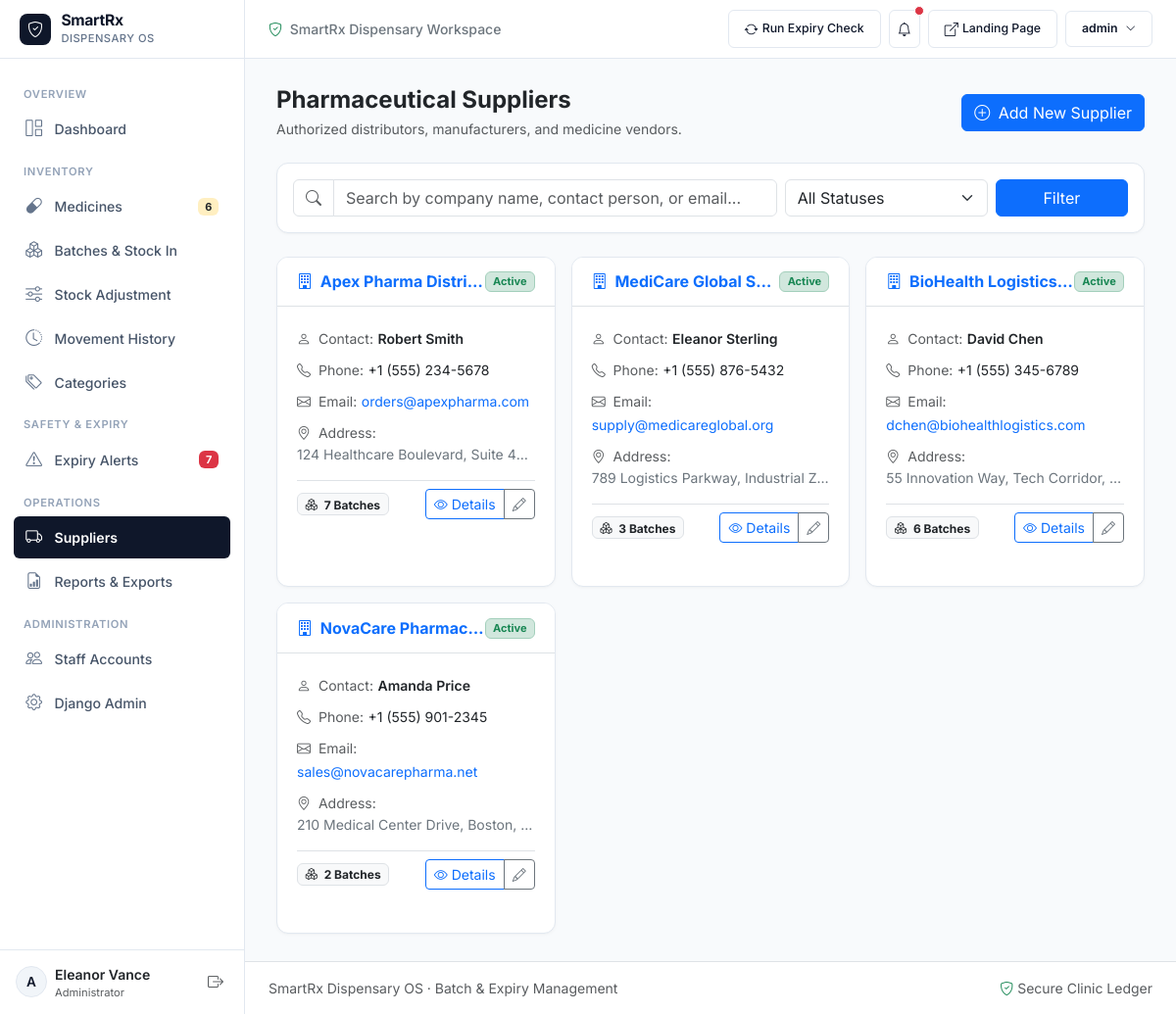
/suppliers/ (signed in), run on the app's committed database.
### accounts/models.py (models this page shows, shortened)
class User(AbstractUser):
    class Role(models.TextChoices):
        ADMIN = 'ADMIN', 'Administrator'
        STAFF = 'STAFF', 'Pharmacy Staff'
    role = models.CharField(
        max_length=10,
        choices=Role.choices,
        default=Role.STAFF,
        help_text="Designates user role and permissions in the pharmacy system."
    )
    phone_number = models.CharField(max_length=20, blank=True, null=True)
    qualification = models.CharField(max_length=100, blank=True, null=True, help_text="e.g. Pharm.D, B.Pharm, Pharmacist Assistant")
    is_active_staff = models.BooleanField(default=True, help_text="Designates whether this staff member is active.")
    created_at = models.DateTimeField(auto_now_add=True)
    updated_at = models.DateTimeField(auto_now=True)
    def is_staff_user(self):
        return self.role in [self.Role.STAFF, self.Role.ADMIN] or self.is_superuser

### suppliers/models.py (models this page shows, shortened)
class Supplier(models.Model):
    name = models.CharField(max_length=150, help_text="Contact person name")
    company_name = models.CharField(max_length=200, help_text="Pharmaceutical supply/distribution company")
    contact_number = models.CharField(max_length=30)
    email = models.EmailField(max_length=254)
    address = models.TextField(help_text="Office/Warehouse physical address")
    notes = models.TextField(blank=True, null=True, help_text="Optional remarks, terms, or delivery notes")
    is_active = models.BooleanField(default=True)
    created_at = models.DateTimeField(auto_now_add=True)
    updated_at = models.DateTimeField(auto_now=True)
    class Meta:
        ordering = ['company_name']
        verbose_name = 'Supplier'
        verbose_name_plural = 'Suppliers'

### suppliers/views.py (the view, shortened to what this page needs)
# urls.py: path('', views.supplier_list_view, name='supplier_list'),
@staff_or_admin_required
def supplier_list_view(request):
    query = request.GET.get('q', '').strip()
    status_filter = request.GET.get('status', 'all')
    suppliers = Supplier.objects.annotate(
        batches_total=Count('batches')
    )
    if status_filter == 'active':
        suppliers = suppliers.filter(is_active=True)
    elif status_filter == 'inactive':
        suppliers = suppliers.filter(is_active=False)
    return render(request, 'suppliers/supplier_list.html', {
        'suppliers': suppliers,
        'query': query,
        'status_filter': status_filter,
        'total_count': suppliers.count(),
    })

### templates/suppliers/supplier_list.html (shortened to what this page needs)
{% extends 'base.html' %}
{% block content %}
<div class="d-flex justify-content-between align-items-center mb-4 flex-wrap gap-2">
    <div>
        <h4 class="fw-bold mb-1 text-dark">Pharmaceutical Suppliers</h4>
        <p class="text-muted small mb-0">Authorized distributors, manufacturers, and medicine vendors.</p>
    </div>
    {% if request.user.role == 'ADMIN' or request.user.is_superuser %}
    <a href="{% url 'supplier_create' %}" class="btn btn-primary">
        <i class="bi bi-plus-circle me-1"></i> Add New Supplier
    </a>
    {% endif %}
</div>
<div class="pharmacy-card p-3 mb-4">
    <form method="GET" class="row g-2 align-items-center">
        <div class="col-md-7">
            <div class="input-group">
                <span class="input-group-text bg-white"><i class="bi bi-search text-muted"></i></span>
                <input type="text" name="q" value="{{ query }}" class="form-control" placeholder="Search by company name, contact person, or email...">
            </div>
        </div>
        <div class="col-md-3">
            <select name="status" class="form-select">
                <option value="all" {% if status_filter == 'all' %}selected{% endif %}>All Statuses</option>
            </select>
        </div>
        <div class="col-md-2 d-flex gap-2">
            <button type="submit" class="btn btn-primary w-100">Filter</button>
        </div>
    </form>
</div>
<div class="row g-3">
    {% for supplier in suppliers %}
    <div class="col-lg-4 col-md-6">
        <div class="pharmacy-card h-100 d-flex flex-column">
            <div class="card-header bg-white border-bottom d-flex justify-content-between align-items-center">
                <h6 class="fw-bold text-primary mb-0 text-truncate" title="{{ supplier.company_name }}">
                    <i class="bi bi-building me-1"></i> {{ supplier.company_name }}
                </h6>
                {% if supplier.is_active %}
                <span class="badge bg-success-subtle text-success border border-success-subtle">Active</span>
                {% else %}
                <span class="badge bg-secondary-subtle text-secondary border border-secondary-subtle">Inactive</span>
                {% endif %}
            </div>
            <div class="card-body flex-grow-1">
                <div class="mb-2">
                    <span class="text-muted small"><i class="bi bi-person me-1"></i> Contact:</span>
                    <span class="fw-semibold small text-dark">{{ supplier.name }}</span>
                </div>
                <div class="mb-2">
                    <span class="text-muted small"><i class="bi bi-telephone me-1"></i> Phone:</span>
                    <span class="small text-dark">{{ supplier.contact_number }}</span>
                </div>
                <div class="mb-2">
                    <span class="text-muted small"><i class="bi bi-envelope me-1"></i> Email:</span>
                    <a href="mailto:{{ supplier.email }}" class="small text-decoration-none">{{ supplier.email }}</a>
                </div>
                <div class="mb-3">
                    <span class="text-muted small"><i class="bi bi-geo-alt me-1"></i> Address:</span>
                    <div class="small text-secondary text-truncate" title="{{ supplier.address }}">{{ supplier.address }}</div>
                </div>
                <div class="d-flex justify-content-between align-items-center border-top pt-2 mt-auto">
                    <span class="badge bg-light text-dark border">
                        <i class="bi bi-boxes me-1"></i> {{ supplier.batches_total }} Batches
                    </span>
                    <div class="btn-group btn-group-sm">
                        <a href="{% url 'supplier_detail' pk=supplier.pk %}" class="btn btn-outline-primary" title="View details">
                            <i class="bi bi-eye"></i> Details
                        </a>
                        {% if request.user.role == 'ADMIN' or request.user.is_superuser %}
                        <a href="{% url 'supplier_update' pk=supplier.pk %}" class="btn btn-outline-secondary" title="Edit">
                            <i class="bi bi-pencil"></i>
                        </a>
                        {% endif %}
                    </div>
                </div>
            </div>
        </div>
    </div>
    {% endfor %}
</div>
{% endblock %}

### templates/base.html (shortened to what this page needs)
{% load static %}
<!DOCTYPE html>
<html lang="en">
<head>
    <link href="https://cdn.jsdelivr.net/npm/bootstrap@5.3.3/dist/css/bootstrap.min.css" rel="stylesheet">
    <link rel="stylesheet" href="https://cdn.jsdelivr.net/npm/bootstrap-icons@1.11.3/font/bootstrap-icons.min.css">
    <link rel="stylesheet" href="{% static 'css/styles.css' %}?v={% now 'U' %}">
</head>
<body>
    <div class="d-flex" id="wrapper">
        <aside id="sidebar-wrapper">
            <a href="{% url 'dashboard' %}" class="sidebar-brand">
                <div class="sidebar-brand-icon">
                    <i class="bi bi-shield-check"></i>
                </div>
                <div>
                    <div class="sidebar-brand-title fw-bold" style="font-size: 0.98rem; letter-spacing: -0.02em;">SmartRx</div>
                    <div class="sidebar-brand-sub" style="font-size: 0.7rem; color: #64748b; text-transform: uppercase; font-weight: 500;">Dispensary OS</div>
                </div>
            </a>
            <div class="sidebar-scroll">
                <div class="sidebar-section-title">Overview</div>
                <a href="{% url 'dashboard' %}" class="sidebar-nav-item {% if request.resolver_match.url_name == 'dashboard' %}active{% endif %}">
                    <i class="bi bi-grid-1x2"></i>
                    <span>Dashboard</span>
                </a>
                <div class="sidebar-section-title">Inventory</div>
                <a href="{% url 'medicine_list' %}" class="sidebar-nav-item {% if 'medicine' in request.resolver_match.url_name and 'report' not in request.resolver_match.url_name %}active{% endif %}">
                    <i class="bi bi-capsule"></i>
                    <span>Medicines</span>
                    {% if global_low_stock_count > 0 %}
                    <span class="badge bg-warning bg-opacity-25 text-dark ms-auto" style="font-size: 0.68rem;">{{ global_low_stock_count }}</span>
                    {% endif %}
                </a>
                <a href="{% url 'batch_list' %}" class="sidebar-nav-item {% if 'batch' in request.resolver_match.url_name %}active{% endif %}">
                    <i class="bi bi-boxes"></i>
                    <span>Batches & Stock In</span>
                </a>
                <a href="{% url 'stock_adjustment' %}" class="sidebar-nav-item {% if request.resolver_match.url_name == 'stock_adjustment' %}active{% endif %}">
                    <i class="bi bi-sliders"></i>
                    <span>Stock Adjustment</span>
                </a>
                <a href="{% url 'transaction_list' %}" class="sidebar-nav-item {% if request.resolver_match.url_name == 'transaction_list' %}active{% endif %}">
                    <i class="bi bi-clock-history"></i>
                    <span>Movement History</span>
                </a>
                <a href="{% url 'category_list' %}" class="sidebar-nav-item {% if 'category' in request.resolver_match.url_name %}active{% endif %}">
                    <i class="bi bi-tags"></i>
                    <span>Categories</span>
                </a>
                <div class="sidebar-section-title">Safety & Expiry</div>
                <a href="{% url 'notification_list' %}" class="sidebar-nav-item {% if 'notification' in request.resolver_match.url_name %}active{% endif %}">
                    <i class="bi bi-exclamation-triangle"></i>
                    <span>Expiry Alerts</span>
                    {% if global_expired_count > 0 %}
                    <span class="badge bg-danger ms-auto" style="font-size: 0.68rem;">{{ global_expired_count }}</span>
                    {% elif global_near_expiry_count > 0 %}
                    <span class="badge bg-warning text-dark ms-auto" style="font-size: 0.68rem;">{{ global_near_expiry_count }}</span>
                    {% endif %}
                </a>
                <div class="sidebar-section-title">Operations</div>
                <a href="{% url 'supplier_list' %}" class="sidebar-nav-item {% if 'supplier' in request.resolver_match.url_name and 'report' not in request.resolver_match.url_name %}active{% endif %}">
                    <i class="bi bi-truck"></i>
                    <span>Suppliers</span>
                </a>
                <a href="{% url 'reports_index' %}" class="sidebar-nav-item {% if 'report' in request.resolver_match.url_name %}active{% endif %}">
                    <i class="bi bi-file-earmark-bar-graph"></i>
                    <span>Reports & Exports</span>
                </a>
                {% if request.user.role == 'ADMIN' or request.user.is_superuser %}
                <div class="sidebar-section-title">Administration</div>
                <a href="{% url 'staff_list' %}" class="sidebar-nav-item {% if 'staff' in request.resolver_match.url_name %}active{% endif %}">
                    <i class="bi bi-people"></i>
                    <span>Staff Accounts</span>
                </a>
                <a href="{% url 'admin:index' %}" target="_blank" class="sidebar-nav-item">
                    <i class="bi bi-gear"></i>
                    <span>Django Admin</span>
                </a>
                {% endif %}
            </div>
            <div class="sidebar-footer">
                <div class="d-flex align-items-center gap-2 overflow-hidden">
                    <div class="sidebar-user-avatar">
                        {{ request.user.username|make_list|first|upper }}
                    </div>
                    <div class="overflow-hidden">
                        <div class="text-truncate fw-semibold small text-dark">{{ request.user.get_full_name|default:request.user.username }}</div>
                        <div class="text-muted" style="font-size: 0.7rem;">{{ request.user.get_role_display }}</div>
                    </div>
                </div>
                <a href="{% url 'logout' %}" class="btn btn-sm btn-link text-muted p-1" title="Sign Out">
                    <i class="bi bi-box-arrow-right fs-6"></i>
                </a>
            </div>
        </aside>
        <div id="page-content-wrapper">
            <header class="top-navbar">
                <div class="d-flex align-items-center gap-3">
                    <span class="text-secondary small fw-medium d-none d-sm-inline">
                        <i class="bi bi-shield-check text-success me-1"></i> SmartRx Dispensary Workspace
                    </span>
                </div>
                <div class="d-flex align-items-center gap-2">
                    <form method="POST" action="{% url 'trigger_expiry_scan' %}" class="d-inline">
                        <button type="submit" class="btn btn-sm btn-outline-clean d-flex align-items-center gap-1" title="Scan inventory for approaching expiration dates">
                            <i class="bi bi-arrow-repeat"></i>
                            <span class="d-none d-md-inline small">Run Expiry Check</span>
                        </button>
                    </form>
                    <div class="dropdown">
                        <button class="btn btn-sm btn-outline-clean position-relative p-2" type="button" data-bs-toggle="dropdown" aria-expanded="false" title="Notifications">
                            <i class="bi bi-bell"></i>
                            {% if global_unread_notifications_count > 0 %}
                            <span class="position-absolute top-0 start-100 translate-middle p-1 bg-danger border border-white rounded-circle" style="width: 8px; height: 8px;"></span>
                            {% endif %}
                        </button>
                    </div>
                    <a href="{% url 'landing' %}" class="btn btn-sm btn-outline-clean d-none d-sm-inline-flex align-items-center gap-1" title="View Public Landing Page">
                        <i class="bi bi-box-arrow-up-right"></i>
                        <span class="small">Landing Page</span>
                    </a>
                    <div class="dropdown">
                        <button class="btn btn-sm btn-outline-clean d-flex align-items-center gap-2" type="button" data-bs-toggle="dropdown" aria-expanded="false">
                            <span class="fw-semibold small">{{ request.user.username }}</span>
                            <i class="bi bi-chevron-down" style="font-size: 0.65rem;"></i>
                        </button>
                    </div>
                </div>
            </header>
            <main class="page-container">
                {% block content %}{% endblock %}
            </main>
            <footer class="bg-white border-top py-3 px-4 text-muted small">
                <div class="d-flex justify-content-between align-items-center flex-wrap gap-2">
                    <span>SmartRx Dispensary OS &middot; Batch & Expiry Management</span>
                    <span><i class="bi bi-shield-check text-success me-1"></i>Secure Clinic Ledger</span>
                </div>
            </footer>
        </div>
    </div>
</body>
</html>

### data on the page
User: user.username|make_list "A", user.get_full_name "Eleanor Vance", user.role "Administrator", user.username "admin"
Supplier: company_name "Apex Pharma Distri…", is_active "Active", name "Robert Smith", contact_number "+1 (555) 234-5678", email "orders@apexpharma.com", address "124 Healthcare Boulevard, Suite 4…", batches_total "7"
Supplier: company_name "MediCare Global S…", is_active "Active", name "Eleanor Sterling", contact_number "+1 (555) 876-5432", email "supply@medicareglobal.org", address "789 Logistics Parkway, Industrial Z…", batches_total "3"
Supplier: company_name "BioHealth Logistics…", is_active "Active", name "David Chen", contact_number "+1 (555) 345-6789", email "dchen@biohealthlogistics.com", address "55 Innovation Way, Tech Corridor,…", batches_total "6"
Supplier: company_name "NovaCare Pharmac…", is_active "Active", name "Amanda Price", contact_number "+1 (555) 901-2345", email "sales@novacarepharma.net", address "210 Medical Center Drive, Boston,…", batches_total "2"

### other printed values
{{ global_low_stock_count }} "6"
{{ global_expired_count }} "7"
